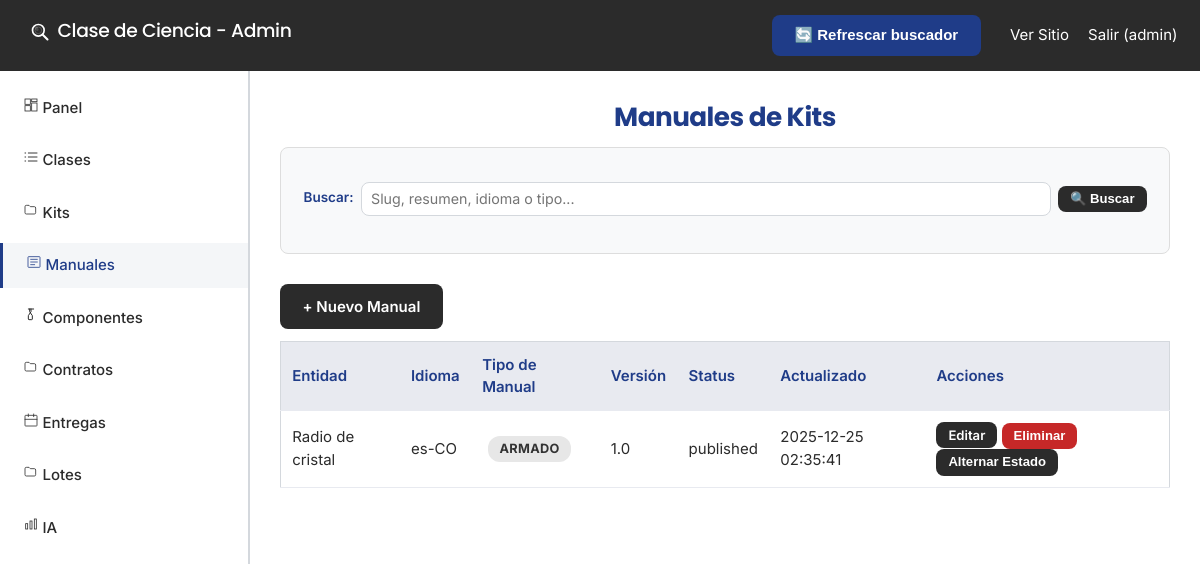
The page /admin/kits/manuals/index.php (signed in) on the database as committed earlier.
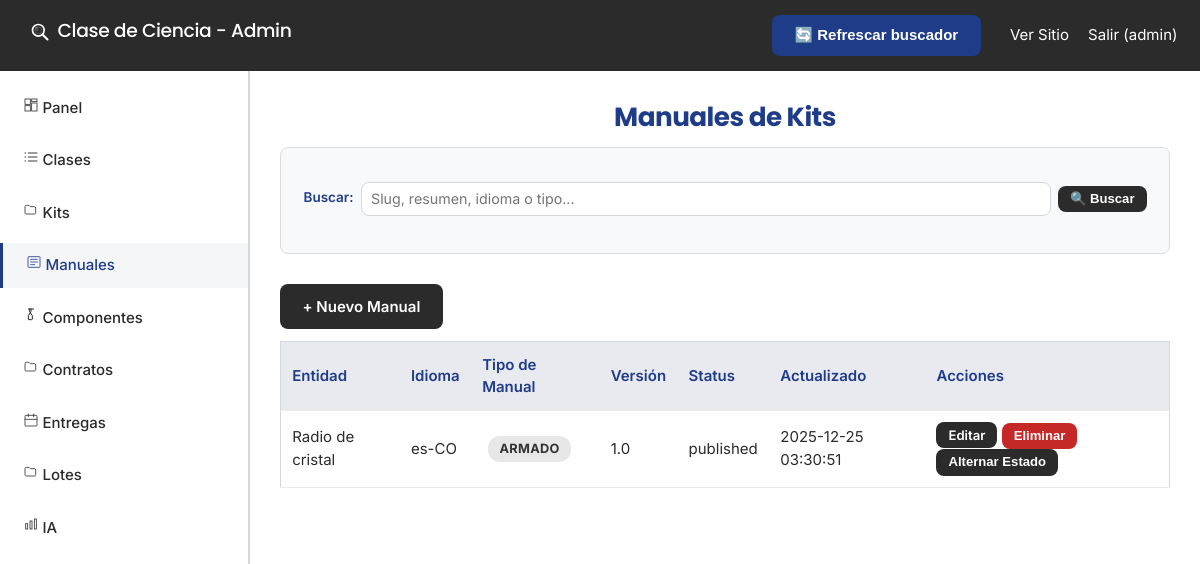
The same page on the database as committed later.
### tables this page shows
CREATE TABLE `kit_manuals` (
  `id` int(11) NOT NULL,
  `kit_id` int(11) DEFAULT NULL,
  `slug` varchar(120) NOT NULL COMMENT 'Slug del manual (por kit/idioma)',
  `version` varchar(32) NOT NULL DEFAULT '1.0',
  `autor` varchar(255) DEFAULT NULL COMMENT 'Nombre del autor del manual',
  `status` enum('draft','approved','published','discontinued') NOT NULL DEFAULT 'draft',
  `tipo_manual` enum('seguridad','armado','calibracion','uso','mantenimiento','teoria','experimento','solucion','evaluacion','docente','referencia') NOT NULL DEFAULT 'armado',
  `ambito` enum('kit','componente') NOT NULL DEFAULT 'kit',
  `item_id` int(11) DEFAULT NULL,
  `idioma` varchar(10) NOT NULL DEFAULT 'es-CO',
  `resumen` varchar(255) DEFAULT NULL,
  `time_minutes` int(11) DEFAULT NULL COMMENT 'Tiempo estimado de armado',
  `dificultad_ensamble` varchar(32) DEFAULT NULL,
  `pasos_json` longtext DEFAULT NULL CHECK (json_valid(`pasos_json`)),
  `herramientas_json` longtext DEFAULT NULL CHECK (json_valid(`herramientas_json`)),
  `seguridad_json` longtext DEFAULT NULL CHECK (json_valid(`seguridad_json`)),
  `html` mediumtext DEFAULT NULL,
  `render_mode` enum('legacy','fullhtml') NOT NULL DEFAULT 'legacy',
  `published_at` datetime DEFAULT NULL,
  `created_at` datetime NOT NULL DEFAULT current_timestamp(),
  `updated_at` datetime NOT NULL DEFAULT current_timestamp() ON UPDATE current_timestamp()
);

CREATE TABLE `kits` (
  `id` int(11) NOT NULL,
  `clase_id` int(11) NOT NULL,
  `nombre` varchar(120) NOT NULL,
  `slug` varchar(120) DEFAULT NULL,
  `codigo` varchar(64) DEFAULT NULL,
  `version` varchar(32) DEFAULT NULL,
  `resumen` text DEFAULT NULL,
  `contenido_html` mediumtext DEFAULT NULL,
  `imagen_portada` varchar(255) DEFAULT NULL,
  `video_portada` varchar(255) DEFAULT NULL,
  `seguridad` longtext DEFAULT NULL CHECK (json_valid(`seguridad`)),
  `seo_title` varchar(160) DEFAULT NULL,
  `seo_description` varchar(255) DEFAULT NULL,
  `activo` tinyint(1) NOT NULL DEFAULT 1,
  `created_at` datetime NOT NULL DEFAULT current_timestamp(),
  `updated_at` datetime NOT NULL DEFAULT current_timestamp() ON UPDATE current_timestamp(),
  `time_minutes` int(11) DEFAULT NULL COMMENT 'Tiempo armado por defecto',
  `dificultad_ensamble` varchar(32) DEFAULT NULL COMMENT 'Dificultad por defecto'
);

### admin/kits/manuals/index.php (the view, shortened to what this page needs)
<?php
require_once __DIR__ . '/../../auth.php';
require_once __DIR__ . '/../../header.php';
require_once __DIR__ . '/../../../config.php';
$kit_id = isset($_GET['kit_id']) ? intval($_GET['kit_id']) : 0;
$search = isset($_GET['search']) ? trim($_GET['search']) : '';
$kit = null;
$manuals = [];
try {
  if ($kit_id > 0) {
    $params = [$kit_id];
    $sql = 'SELECT km.*, k.nombre AS kit_nombre, ki.nombre_comun AS item_nombre
            FROM kit_manuals km
            LEFT JOIN kits k ON k.id = km.kit_id
            LEFT JOIN kit_items ki ON ki.id = km.item_id
            WHERE km.kit_id = ?';
    if ($search !== '') {
      $sql .= ' AND (km.slug LIKE ? OR km.resumen LIKE ? OR km.idioma LIKE ? OR km.tipo_manual LIKE ?)';
      $term = '%' . $search . '%';
      array_push($params, $term, $term, $term, $term);
    }
    $sql .= ' ORDER BY km.idioma, km.version DESC, km.id DESC';
    $stmt = $pdo->prepare($sql);
    $stmt->execute($params);
  } else {
    $params = [];
    $sql = 'SELECT km.*, k.nombre AS kit_nombre, ki.nombre_comun AS item_nombre
            FROM kit_manuals km
            LEFT JOIN kits k ON k.id = km.kit_id
            LEFT JOIN kit_items ki ON ki.id = km.item_id';
    $sql .= ' ORDER BY km.id DESC';
    $stmt = $pdo->prepare($sql);
    $stmt->execute($params);
  }
  $manuals = $stmt->fetchAll(PDO::FETCH_ASSOC);
} catch (PDOException $e) {
  $error_msg = 'Error cargando manuales: ' . htmlspecialchars($e->getMessage(), ENT_QUOTES, 'UTF-8');
  echo '<script>console.log("❌ [ManualsIndex] Error: ' . htmlspecialchars($e->getMessage(), ENT_QUOTES, 'UTF-8') . '");</script>';
}
?>
<div class="container">
  <h1>Manuales de Kits</h1>
  <div class="filters-bar">
    <form method="GET" class="filters-form">
      <div class="filter-group search-group">
        <label for="search">Buscar:</label>
        <input type="text" name="search" id="search" value="<?= htmlspecialchars($search, ENT_QUOTES, 'UTF-8') ?>" placeholder="Slug, resumen, idioma o tipo..." />
        <button type="submit" class="btn btn-sm">🔍 Buscar</button>
      </div>
    </form>
  </div>
  <div style="margin: 12px 0;">
    <a class="btn" href="/admin/kits/manuals/edit.php?<?= $kit ? 'kit_id=' . (int)$kit['id'] : '' ?>">+ Nuevo Manual</a>
  </div>
  <table class="data-table">
    <thead>
      <tr>
        <th>Entidad</th>
        <th>Idioma</th>
        <th>Tipo de Manual</th>
        <th>Versión</th>
        <th>Status</th>
        <th>Actualizado</th>
        <th>Acciones</th>
      </tr>
    </thead>
    <tbody>
      <?php foreach ($manuals as $m): ?>
        <tr>
          <td>
            <?php
              $ambito = $m['ambito'] ?? 'kit';
              $entidad = '';
              if ($ambito === 'componente') {
                $entidad = $m['item_nombre'] ?? '';
              } else {
                $entidad = $kit ? ($kit['nombre'] ?? '') : ($m['kit_nombre'] ?? '');
              }
              echo htmlspecialchars($entidad, ENT_QUOTES, 'UTF-8');
            ?>
          </td>
          <td><?= htmlspecialchars($m['idioma']) ?></td>
          <td><span class="badge"><?= htmlspecialchars($m['tipo_manual']) ?></span></td>
          <td><?= htmlspecialchars($m['version']) ?></td>
          <td><?= htmlspecialchars($m['status']) ?></td>
          <td><?= htmlspecialchars($m['updated_at']) ?></td>
          <td>
            <a class="btn btn-sm" href="/admin/kits/manuals/edit.php?id=<?= (int)$m['id'] ?>">Editar</a>
            <form method="post" style="display:inline;" onsubmit="return confirm('¿Eliminar manual?');">
              <button class="btn btn-sm btn-danger" type="submit">Eliminar</button>
            </form>
            <form method="post" style="display:inline;">
              <button class="btn btn-sm" type="submit">Alternar Estado</button>
            </form>
          </td>
        </tr>
      <?php endforeach; ?>
    </tbody>
  </table>
</div>
<?php require_once __DIR__ . '/../../footer.php'; ?>

Rows that differ between the two databases and show on the page:
changed kit_manuals "es-CO": updated_at "2025-12-25 02:35:41" → "2025-12-25 03:30:51"
